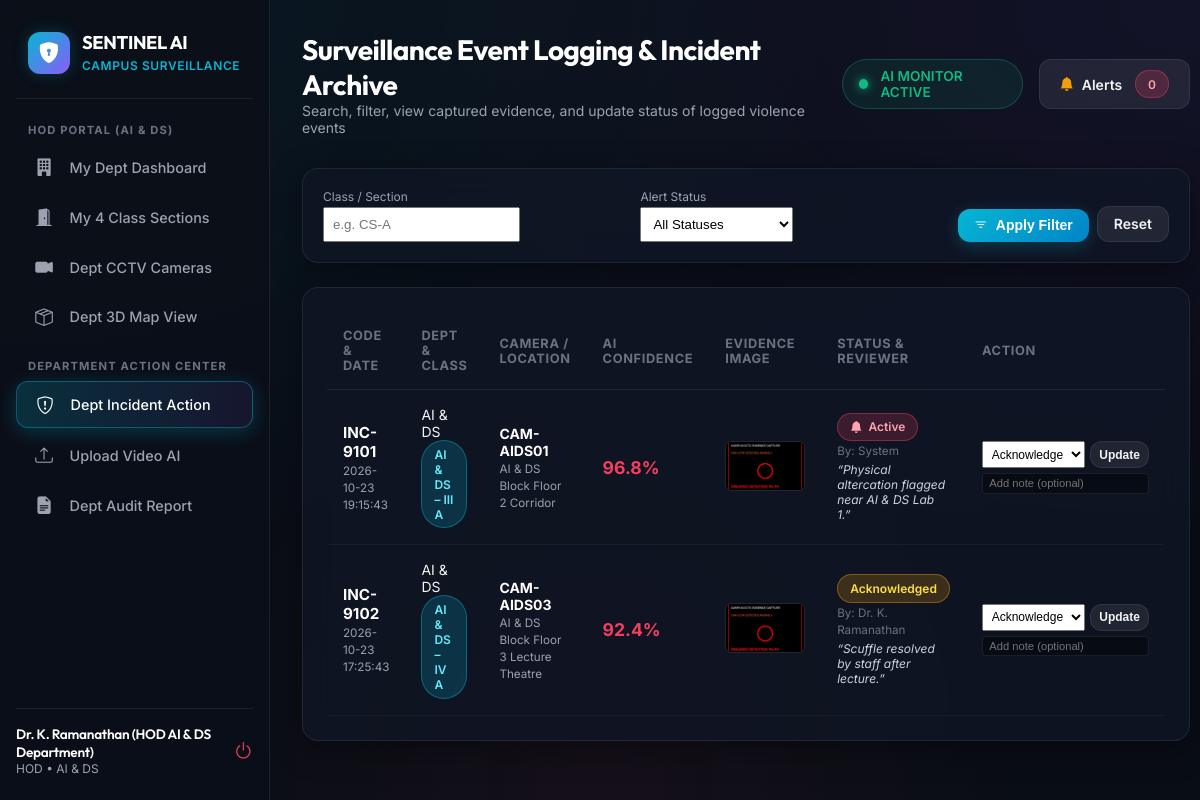
The app's page /incident_history (signed in) with its own data.
### tables this page shows
CREATE TABLE incidents (
        id INTEGER PRIMARY KEY AUTOINCREMENT,
        incident_code TEXT UNIQUE NOT NULL,
        timestamp TEXT NOT NULL,
        camera_id TEXT NOT NULL,
        department TEXT NOT NULL,
        class_section TEXT NOT NULL,
        location TEXT NOT NULL,
        confidence_score REAL NOT NULL,
        evidence_image TEXT NOT NULL,
        status TEXT NOT NULL DEFAULT 'Alert Active',
        acknowledged_by TEXT,
        notes TEXT
    );

### app.py (the view)
    def wrapper(*args, **kwargs):
        if 'user_id' not in session:
            return redirect(url_for('login'))
        return f(*args, **kwargs)

### app.py (called while the page is built)
def hod_required(f):
    def wrapper(*args, **kwargs):
        if 'user_id' not in session:
            return redirect(url_for('login'))
        return f(*args, **kwargs)
    wrapper.__name__ = f.__name__
    return wrapper

### database.py (called while the page is built)
def get_db_connection():
    conn = sqlite3.connect(DB_PATH, timeout=30.0)
    conn.row_factory = sqlite3.Row
    return conn

### templates/incident_history.html (shortened to what this page needs)
{% extends 'base.html' %}
{% block page_title %}Surveillance Event Logging & Incident Archive{% endblock %}
{% block page_subtitle %}Search, filter, view captured evidence, and update status of logged violence events{% endblock %}
{% block content %}
<div class="glass-panel" style="padding: 1.25rem; margin-bottom: 1.5rem;">
    <form action="{{ url_for('incident_history') }}" method="GET" style="display: flex; gap: 1rem; flex-wrap: wrap; align-items: center;">
        <div style="flex: 1; min-width: 140px;">
            <label style="font-size: 0.75rem; color: var(--text-muted); display: block; margin-bottom: 0.2rem;">Class / Section</label>
            <input type="text" name="class_section" class="form-control" placeholder="e.g. CS-A" value="{{ request.args.get('class_section', '') }}" style="margin-bottom: 0; padding: 0.5rem;">
        </div>
        <div style="flex: 1; min-width: 140px;">
            <label style="font-size: 0.75rem; color: var(--text-muted); display: block; margin-bottom: 0.2rem;">Alert Status</label>
            <select name="status" class="form-control" style="margin-bottom: 0; padding: 0.5rem;">
                <option value="">All Statuses</option>
            </select>
        </div>
        <div style="display: flex; align-items: flex-end; gap: 0.5rem; margin-top: auto;">
            <button type="submit" class="btn btn-primary" style="padding: 0.55rem 1rem;">
                <i class="bi bi-filter"></i> Apply Filter
            </button>
            <a href="{{ url_for('incident_history') }}" class="btn btn-secondary" style="padding: 0.55rem 1rem;">Reset</a>
        </div>
    </form>
</div>
<div class="glass-panel" style="padding: 1.5rem;">
    <div class="table-responsive">
        <table class="custom-table">
            <thead>
                <tr>
                    <th>Code & Date</th>
                    <th>Dept & Class</th>
                    <th>Camera / Location</th>
                    <th>AI Confidence</th>
                    <th>Evidence Image</th>
                    <th>Status & Reviewer</th>
                    <th>Action</th>
                </tr>
            </thead>
            <tbody>
                {% for inc in incidents %}
                <tr>
                    <td>
                        <strong style="color: #fff; font-size: 0.95rem;">{{ inc.incident_code }}</strong><br>
                        <small style="color: var(--text-muted);">{{ inc.timestamp }}</small>
                    </td>
                    <td>
                        <span>{{ inc.department }}</span><br>
                        <span class="badge badge-info">{{ inc.class_section }}</span>
                    </td>
                    <td>
                        <strong style="color: #fff;">{{ inc.camera_id }}</strong><br>
                        <small style="color: var(--text-muted);">{{ inc.location }}</small>
                    </td>
                    <td>
                        <strong style="color: var(--color-danger); font-size: 1.1rem;">{{ inc.confidence_score }}%</strong>
                    </td>
                    <td>
                        <img src="{{ inc.evidence_image }}" alt="Evidence Frame" style="width: 80px; height: 50px; object-fit: cover; border-radius: 6px; border: 1px solid var(--glass-border);">
                    </td>
                    <td>
                        {% if inc.status == 'Alert Active' %}
                        <span class="badge badge-danger"><i class="bi bi-bell-fill"></i> Active</span>
                        {% elif inc.status == 'Acknowledged' %}
                        <span class="badge badge-warning">Acknowledged</span>
                        {% else %}
                        <span class="badge badge-success">{{ inc.status }}</span>
                        {% endif %}
                        <br>
                        <small style="color: var(--text-dim);">By: {{ inc.acknowledged_by or 'System' }}</small>
                        {% if inc.notes %}
                        <div style="font-size: 0.75rem; color: #cbd5e1; margin-top: 0.25rem; font-style: italic; max-width: 200px;">
                            &ldquo;{{ inc.notes }}&rdquo;
                        </div>
                        {% endif %}
                    </td>
                    <td>
                        <form action="{{ url_for('acknowledge_incident', incident_id=inc.id) }}" method="POST" style="display: flex; flex-direction: column; gap: 0.3rem;">
                            <div style="display: flex; gap: 0.3rem;">
                                <select name="status" class="form-control" style="padding: 0.3rem; margin-bottom: 0; font-size: 0.75rem; width: auto;">
                                    <option value="Acknowledged" {% if inc.status=='Acknowledged' %}selected{% endif %}>Acknowledge</option>
                                </select>
                                <button type="submit" class="btn btn-secondary" style="padding: 0.3rem 0.5rem; font-size: 0.75rem;">Update</button>
                            </div>
                            <input type="text" name="notes" placeholder="Add note (optional)" style="background: rgba(0,0,0,0.4); border: 1px solid var(--glass-border); border-radius: 4px; padding: 0.2rem 0.4rem; color: #fff; font-size: 0.7rem; outline: none;">
                        </form>
                    </td>
                </tr>
                {% else %}
                <tr>
                    <td colspan="7" style="text-align: center; color: var(--text-muted); padding: 2.5rem;">No incident records match the specified filters.</td>
                </tr>
                {% endfor %}
            </tbody>
        </table>
    </div>
</div>
{% endblock %}

### static/css/style.css (style rules this page uses)
:root { --bg-dark: #090d16; --bg-card: rgba(17, 24, 39, 0.7); --bg-card-hover: rgba(30, 41, 59, 0.8); --glass-border: rgba(255, 255, 255, 0.08); --glass-border-glow: rgba(6, 182, 212, 0.4); --color-primary: #06b6d4; --color-primary-glow: rgba(6, 182, 212, 0.25); --color-secondary: #8b5cf6; --color-success: #10b981; --color-warning: #f59e0b; --color-danger: #f43f5e; --color-danger-glow: rgba(244, 63, 94, 0.35); --text-main: #f3f4f6; --text-muted: #9ca3af; --text-dim: #6b7280; --sidebar-width: 270px; --radius-lg: 16px; --radius-md: 12px; --radius-sm: 8px; --transition-smooth: all 0.25s cubic-bezier(0.4, 0, 0.2, 1); }
* { box-sizing: border-box; margin: 0; padding: 0; }
body { font-family: 'Inter', -apple-system, BlinkMacSystemFont, sans-serif; background-color: var(--bg-dark); background-image: radial-gradient(at 0% 0%, rgba(6, 182, 212, 0.08) 0px, transparent 50%), radial-gradient(at 100% 0%, rgba(139, 92, 246, 0.08) 0px, transparent 50%), radial-gradient(at 50% 100%, rgba(244, 63, 94, 0.05) 0px, transparent 50%); color: var(--text-main); min-height: 100vh; display: flex; overflow-x: hidden; }
.glass-panel { background: var(--bg-card); backdrop-filter: blur(16px); -webkit-backdrop-filter: blur(16px); border: 1px solid var(--glass-border); border-radius: var(--radius-lg); box-shadow: 0 8px 32px 0 rgba(0, 0, 0, 0.37); transition: var(--transition-smooth); }
.badge { padding: 0.35rem 0.75rem; border-radius: 9999px; font-size: 0.75rem; font-weight: 600; display: inline-flex; align-items: center; gap: 0.4rem; }
.badge-danger { background: rgba(244, 63, 94, 0.2); color: #fda4af; border: 1px solid rgba(244, 63, 94, 0.4); }
.badge-warning { background: rgba(245, 158, 11, 0.2); color: #fde047; border: 1px solid rgba(245, 158, 11, 0.4); }
.badge-info { background: rgba(6, 182, 212, 0.2); color: #67e8f9; border: 1px solid rgba(6, 182, 212, 0.4); }
.btn { padding: 0.65rem 1.25rem; border-radius: var(--radius-md); font-weight: 600; font-size: 0.875rem; cursor: pointer; border: none; display: inline-flex; align-items: center; gap: 0.5rem; transition: var(--transition-smooth); text-decoration: none; }
.btn-primary { background: linear-gradient(135deg, var(--color-primary), #0284c7); color: #fff; box-shadow: 0 4px 15px var(--color-primary-glow); }
.btn-secondary { background: rgba(255, 255, 255, 0.08); color: var(--text-main); border: 1px solid var(--glass-border); }
.table-responsive { overflow-x: auto; }
.custom-table { width: 100%; border-collapse: collapse; text-align: left; }
.custom-table th { padding: 1rem; font-size: 0.8rem; font-weight: 700; text-transform: uppercase; color: var(--text-dim); border-bottom: 1px solid var(--glass-border); letter-spacing: 0.05em; }
.custom-table td { padding: 1rem; font-size: 0.875rem; color: var(--text-main); border-bottom: 1px solid rgba(255, 255, 255, 0.04); }

### records on screen
incidents: incident_code "INC-9101", timestamp "2026-10-23 19:15:43", department "AI & DS", class_section "AI & DS – III A", camera_id "CAM-AIDS01", location "AI & DS Block Floor 2 Corridor", confidence_score "96.8", evidence_image (picture), status "Alert Active" (drawn), acknowledged_by "System", notes "Physical altercation flagged near AI & DS Lab 1."
incidents: incident_code "INC-9102", timestamp "2026-10-23 17:25:43", department "AI & DS", class_section "AI & DS – IV A", camera_id "CAM-AIDS03", location "AI & DS Block Floor 3 Lecture Theatre", confidence_score "92.4", evidence_image (picture), shows "Acknowledged", acknowledged_by "Dr. K. Ramanathan", notes "Scuffle resolved by staff after lecture.", status "Acknowledge"

### other values on screen
{{ session.get('department') }} "AI & DS"
{{ session.get('full_name', 'Authorized User') }} "Dr. K. Ramanathan (HOD AI & DS Department)"
{{ session.get('role', 'User') | upper }} "HOD"
{{ session.get('department', 'College') }} "AI & DS"
